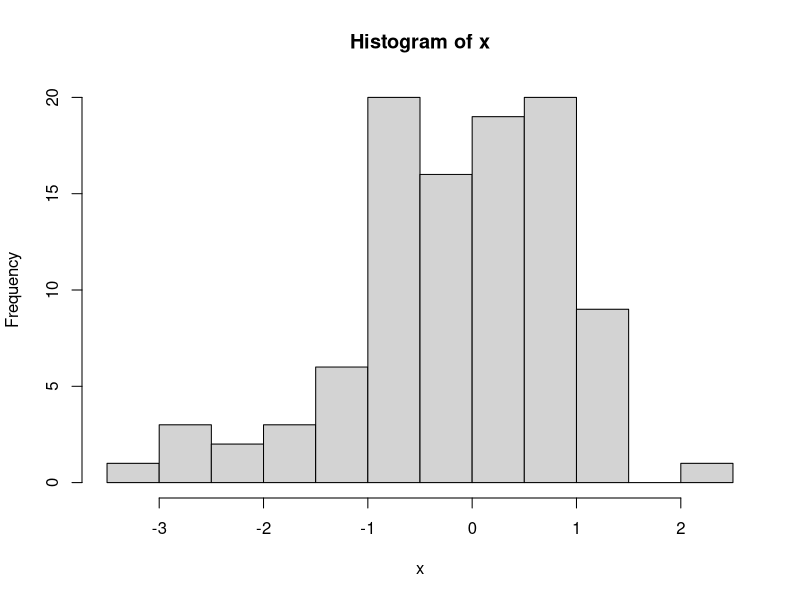
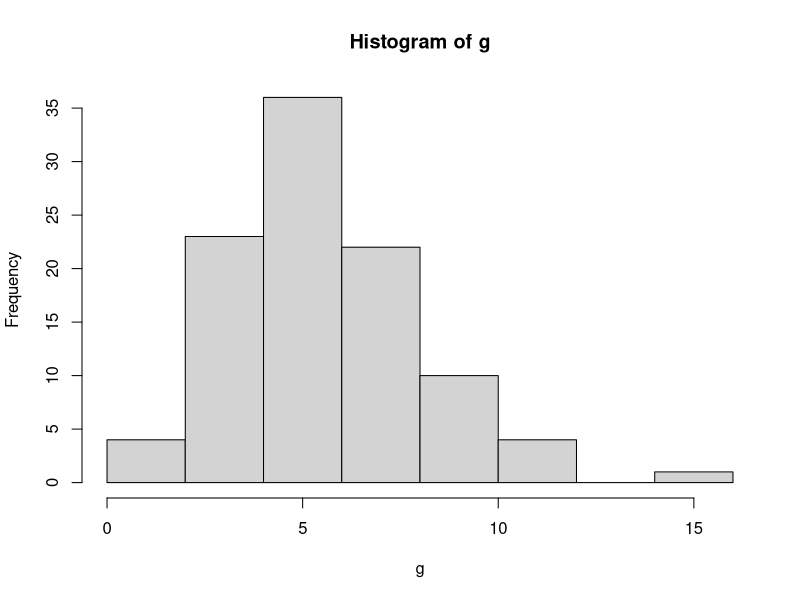

R code for these plots, in order:

## ----test_snippet--------------------------------------------------------
x <- rnorm(100)
hist(x)


## ----gamma---------------------------------------------------------------
g <- rgamma(100, 5)
hist(g)


